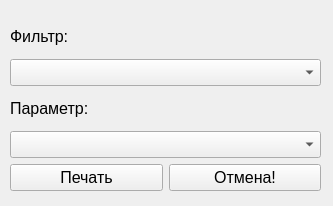
<?xml version="1.0" encoding="UTF-8"?>
<ui version="4.0">
 <class>MainUsersWorkersInventoryPrint</class>
 <widget class="QWidget" name="MainUsersWorkersInventoryPrint">
  <property name="geometry">
   <rect>
    <x>0</x>
    <y>0</y>
    <width>333</width>
    <height>206</height>
   </rect>
  </property>
  <property name="windowTitle">
   <string>Печать фильтра</string>
  </property>
  <property name="windowIcon">
   <iconset resource="src.qrc">
    <normaloff>:/images/img/logopm.png</normaloff>:/images/img/logopm.png</iconset>
  </property>
  <widget class="QWidget" name="layoutWidget">
   <property name="geometry">
    <rect>
     <x>10</x>
     <y>20</y>
     <width>311</width>
     <height>171</height>
    </rect>
   </property>
   <layout class="QVBoxLayout" name="verticalLayout_2">
    <item>
     <layout class="QVBoxLayout" name="verticalLayout">
      <item>
       <widget class="QLabel" name="label">
        <property name="font">
         <font>
          <pointsize>12</pointsize>
         </font>
        </property>
        <property name="text">
         <string>Фильтр:</string>
        </property>
       </widget>
      </item>
      <item>
       <widget class="QComboBox" name="cbFilter">
        <property name="font">
         <font>
          <pointsize>12</pointsize>
         </font>
        </property>
        <property name="currentIndex">
         <number>-1</number>
        </property>
        <property name="placeholderText">
         <string>Выберите фильтр</string>
        </property>
        <item>
         <property name="text">
          <string>Название   </string>
         </property>
        </item>
        <item>
         <property name="text">
          <string>Место хранения</string>
         </property>
        </item>
        <item>
         <property name="text">
          <string>Ответсветнный</string>
         </property>
        </item>
        <item>
         <property name="text">
          <string>Редактор</string>
         </property>
        </item>
       </widget>
      </item>
      <item>
       <widget class="QLabel" name="label_2">
        <property name="font">
         <font>
          <pointsize>12</pointsize>
         </font>
        </property>
        <property name="text">
         <string>Параметр:</string>
        </property>
       </widget>
      </item>
      <item>
       <widget class="QComboBox" name="cbParm">
        <property name="font">
         <font>
          <pointsize>12</pointsize>
         </font>
        </property>
       </widget>
      </item>
     </layout>
    </item>
    <item>
     <layout class="QHBoxLayout" name="horizontalLayout">
      <item>
       <widget class="QPushButton" name="pbPrint">
        <property name="font">
         <font>
          <pointsize>12</pointsize>
         </font>
        </property>
        <property name="text">
         <string>Печать</string>
        </property>
       </widget>
      </item>
      <item>
       <widget class="QPushButton" name="pbClose">
        <property name="font">
         <font>
          <pointsize>12</pointsize>
         </font>
        </property>
        <property name="text">
         <string>Отмена!</string>
        </property>
       </widget>
      </item>
     </layout>
    </item>
   </layout>
  </widget>
 </widget>
 <resources>
  <include location="src.qrc"/>
 </resources>
 <connections/>
</ui>
